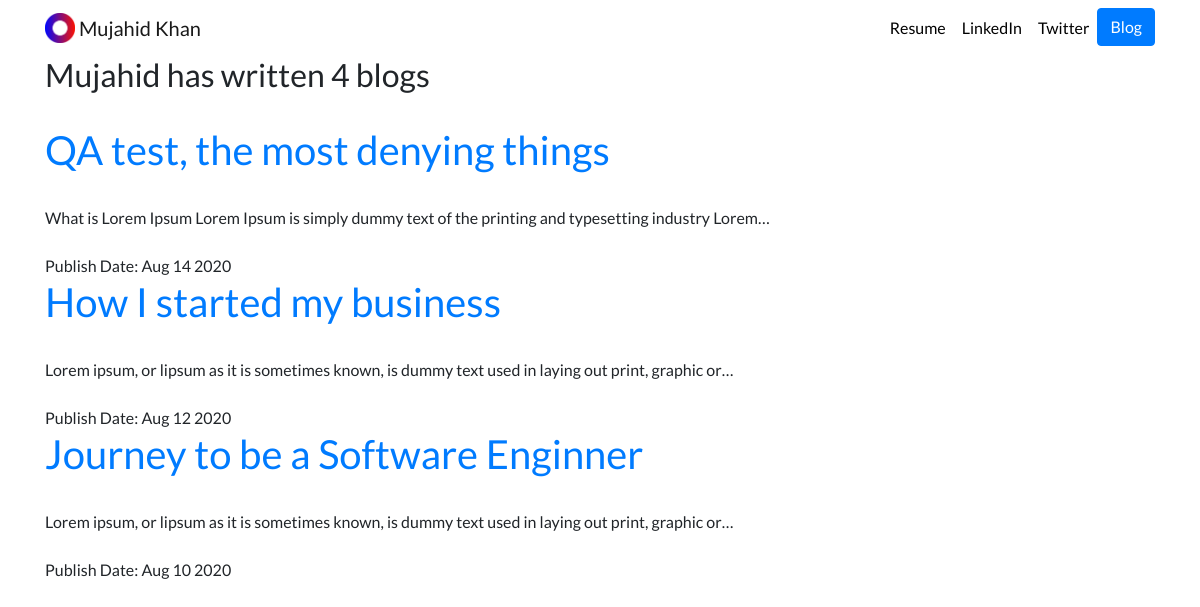
Screenshot of /blog/ with the database file from the repository.
### blog/models.py (models this page shows, shortened)
class Blog(models.Model):
    title = models.CharField(max_length=100)
    desc = models.TextField()
    publish_date = models.DateField()
    blog_image = models.ImageField(upload_to='blog/image')

### blog/views.py (the view)
# urls.py: path('', views.all_blog, name='all_blog'),
def all_blog(request):
    blog_count = Blog.objects.count()
    blog_list = Blog.objects.order_by('-publish_date')[:3]
    return render(request, 'all_blogs.html', {'blog_list': blog_list,
                                              'blog_count': blog_count})

### blog/templates/all_blogs.html (shortened to what this page needs)
{% extends 'base.html' %}
{% block content %}
<h2>Mujahid has written {{ blog_count }} blog{{ blog_count|pluralize }}</h2>
<br>
    {% for blog in blog_list %}
        <a href="{% url 'blog:detail' blog.id %}"><h1>{{ blog.title }}</h1></a>
        <br>
        {{ blog.desc|striptags|truncatechars:100 }}
        <br>
        <br>
       Publish Date: {{ blog.publish_date|date:'M d Y' }}
    {% endfor %}
{% endblock %}

### portfolio/static/files/custom.css (style rules this page uses)
body { font-family: 'Lato', sans-serif; }

### rows the page displays
Blog: title "QA test, the most denying things", desc "What is Lorem Ipsum Lorem Ipsum is simply dummy text of the printing and typesetting industry Lorem…", publish_date "Aug 14 2020"
Blog: title "How I started my business", desc "Lorem ipsum, or lipsum as it is sometimes known, is dummy text used in laying out print, graphic or…", publish_date "Aug 12 2020"
Blog: title "Journey to be a Software Enginner", desc "Lorem ipsum, or lipsum as it is sometimes known, is dummy text used in laying out print, graphic or…", publish_date "Aug 10 2020"

### other values shown
{{ blog_count }} "4"
